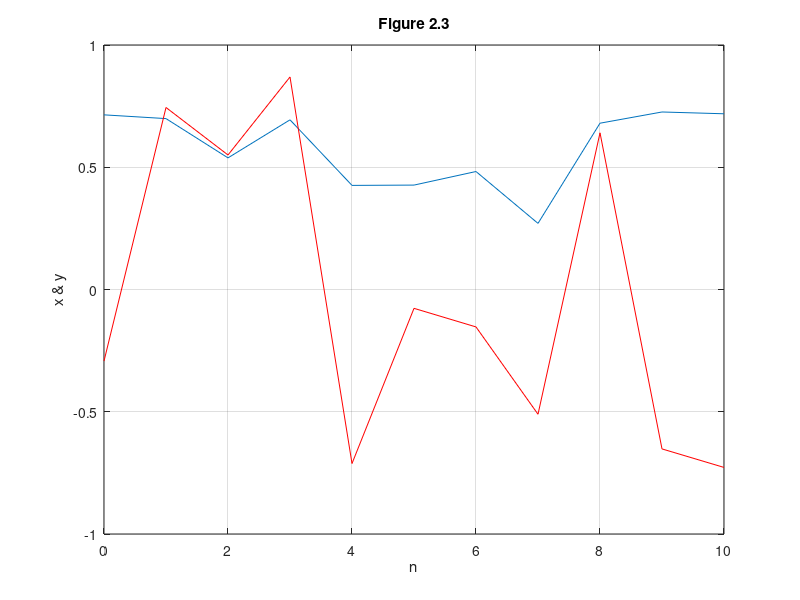

Source code (MATLAB):
%Generation of random sequence
n = [0:10];
x = rand (1, length (n));
y = randn (1, length (n));
plot (n,x) ;
grid on;
hold on;
plot(n,y,'r');
ylabel ('x & y')
xlabel ('n')
title ('Figure 2.3'); 